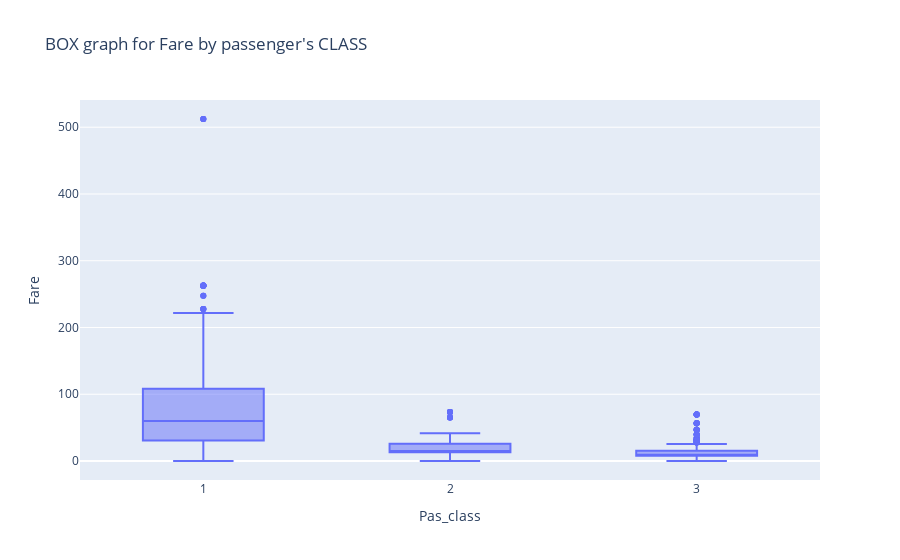

The cell this chart's notebook holds for it:
### Code cell
box=pe.box(pv.Titanic, x='Pas_class',y='Fare',title="BOX graph for Fare by passenger's CLASS")
box.show()

### Figure 1 — Plotly figure (JSON) as saved in the notebook; plotly's stock layout.template omitted (floating-point values rounded to 4 significant figures; data arrays with more than 128 entries replaced by an {"elided": "..."} marker saying what was removed)
{"data": [{"alignmentgroup": "True", "hovertemplate": "Pas_class=%{x}<br>Fare=%{y}<extra></extra>", "legendgroup": "", "marker": {"color": "#636efa"}, "name": "", "notched": false, "offsetgroup": "", "orientation": "v", "showlegend": false, "type": "box", "x": {"elided": "1309 int values"}, "x0": " ", "xaxis": "x", "y": {"elided": "1309 float values"}, "y0": " ", "yaxis": "y"}], "layout": {"boxmode": "group", "legend": {"tracegroupgap": 0}, "title": {"text": "BOX graph for Fare by passenger's CLASS"}, "xaxis": {"anchor": "y", "domain": [0, 1], "title": {"text": "Pas_class"}}, "yaxis": {"anchor": "x", "domain": [0, 1], "title": {"text": "Fare"}}}}
